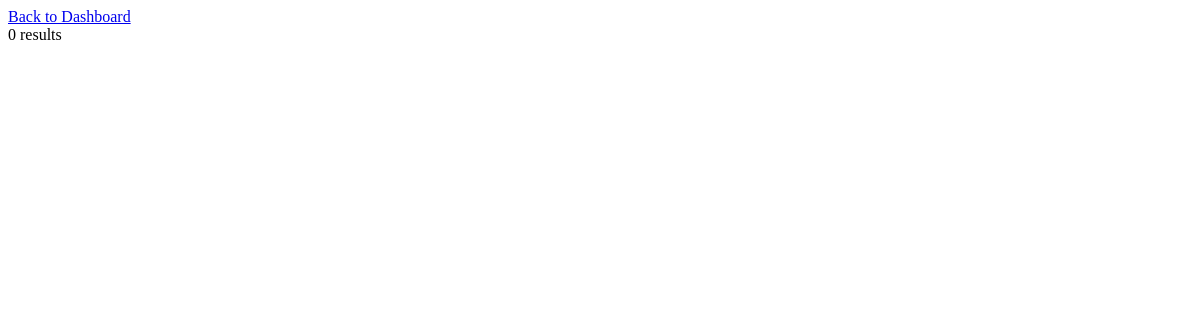
Before: /get-patient-vitals.php with the older database file.
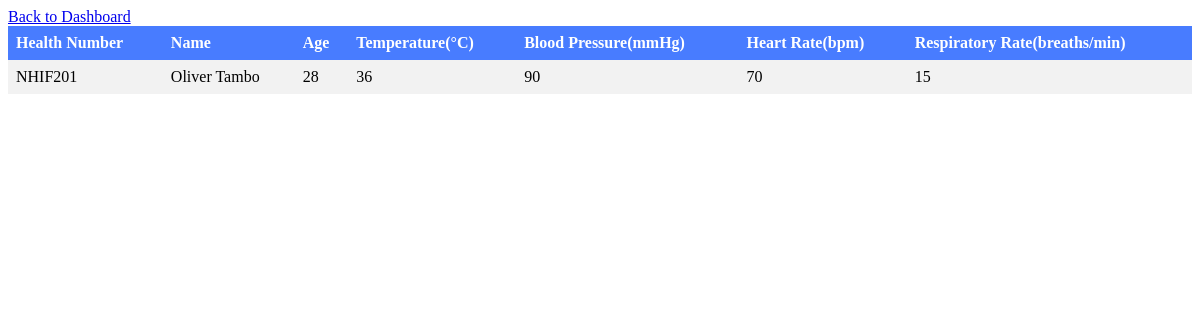
After: the same page with the newer database file.
### tables this page shows
CREATE TABLE `vitals` (
  `id` int(11) NOT NULL,
  `health_number` varchar(255) NOT NULL,
  `recorded_at` datetime NOT NULL,
  `temperature` float NOT NULL,
  `blood_pressure` varchar(255) NOT NULL,
  `heart_rate` int(11) NOT NULL,
  `respiratory_rate` int(11) NOT NULL
);

CREATE TABLE `patient` (
  `id` int(11) NOT NULL,
  `registration_datetime` datetime DEFAULT NULL,
  `health_number` varchar(255) DEFAULT NULL,
  `patient_name` varchar(255) DEFAULT NULL,
  `gender` enum('Male','Female','Other') DEFAULT NULL,
  `date_of_birth` date DEFAULT NULL,
  `phone_number` varchar(255) DEFAULT NULL,
  `email` varchar(255) DEFAULT NULL,
  `address` text DEFAULT NULL,
  `marital_status` enum('Single','Married','Divorced','Widowed') DEFAULT NULL,
  `is_under_18` tinyint(1) DEFAULT NULL,
  `parent_name` varchar(255) DEFAULT NULL,
  `parent_phone_number` varchar(255) DEFAULT NULL,
  `emergency_contact_name` varchar(255) DEFAULT NULL,
  `emergency_contact_relationship` varchar(255) DEFAULT NULL,
  `emergency_contact_phone_number` varchar(255) DEFAULT NULL,
  `reason_for_registration` text DEFAULT NULL,
  `taking_medications` tinyint(1) DEFAULT NULL
);

### get-patient-vitals.php (the view, shortened to what this page needs)
<!DOCTYPE html>
<html>
<head>
</head>
<body>
    <div class="back">
    <a href="nurse.php" class="back-button">Back to Dashboard</a>
    </div>
    <?php
    require "connect.php";
    $sql = "SELECT patient.health_number, patient.patient_name, TIMESTAMPDIFF(YEAR, patient.date_of_birth, CURDATE()) AS age, vitals.temperature, vitals.blood_pressure, vitals.heart_rate, vitals.respiratory_rate FROM patient INNER JOIN vitals ON patient.health_number = vitals.health_number";
    $result = $conn->query($sql);
    if ($result->num_rows > 0) {
        echo "<table>";
        echo "<tr><th>Health Number</th><th>Name</th><th>Age</th><th>Temperature(°C)</th><th>Blood Pressure(mmHg)</th><th>Heart Rate(bpm)</th><th>Respiratory Rate(breaths/min)</th></tr>";
        while ($row = $result->fetch_assoc()) {
            echo "<tr>";
            echo "<td>" . $row["health_number"] . "</td>";
            echo "<td>" . $row["patient_name"] . "</td>";
            echo "<td>" . $row["age"] . "</td>";
            echo "<td>" . $row["temperature"] . "</td>";
            echo "<td>" . $row["blood_pressure"] . "</td>";
            echo "<td>" . $row["heart_rate"] . "</td>";
            echo "<td>" . $row["respiratory_rate"] . "</td>";
            echo "</tr>";
        }
        echo "</table>";
    } else {
        echo "0 results";
    }
    ?>
</body>
</html>

Changed rows visible on the page:
added vitals: patient.health_number "NHIF201", patient.patient_name "Oliver Tambo", age "28", temperature "36", blood_pressure "90", heart_rate "70", respiratory_rate "15"
Other visible differences:
text no longer shown: "0 results"
text now shown: "Health Number Name Age Temperature(°C) Blood Pressure(mmHg) Heart Rate(bpm) Respiratory Rate(breaths/min)"
